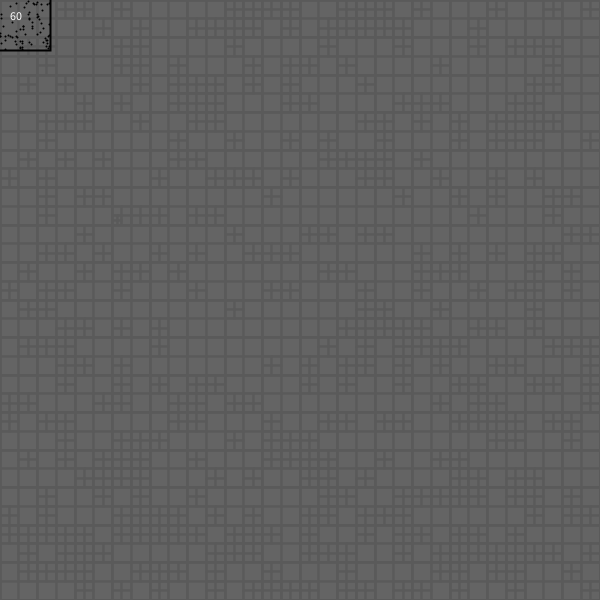
Frame 1 (no input)
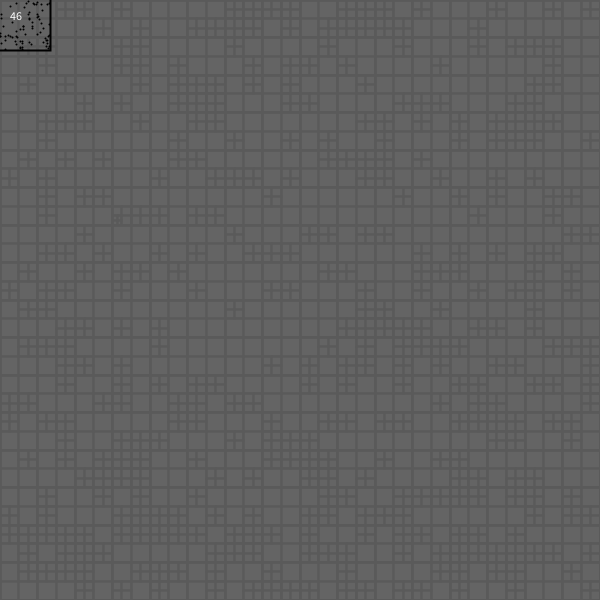
Frame 60 (the mouse pressed at the canvas centre just before this capture)
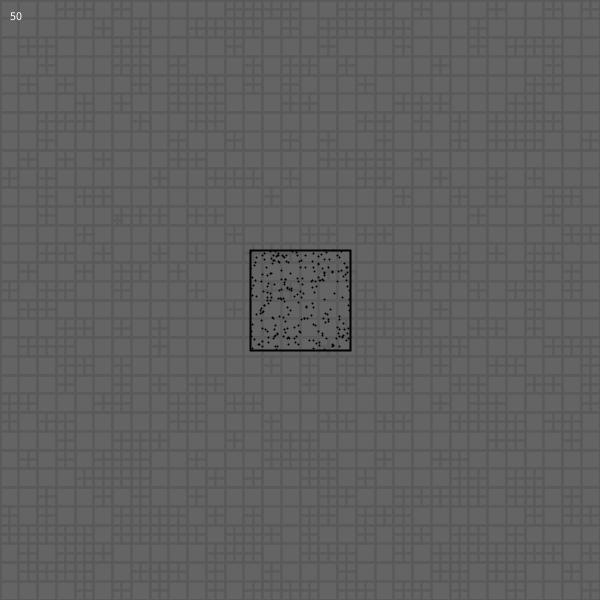
Frame 120 (the mouse held since frame 60 and released just before this capture)

The Processing sketch that drew these frames (run headless with seeded random() and noise(); from frame 60 on, the mouse is pressed at the canvas centre):

// Processing sketch: Main
// ── Main.pde
QuadTree qTree;
ArrayList<Point> pnts = new ArrayList<Point>();
Rect search = new Rect(0, 0, 50, 50);

void setup() {
  size(600, 600);
  strokeWeight(2);
  Rect boundary = new Rect(width / 2, height / 2, width / 2, height / 2);
  qTree = new QuadTree(boundary, 10);
  for(int i = 0; i < 10000; i++) {
    qTree.insert(new Point(random(width), random(height)));
  }
  rectMode(RADIUS);
  noFill();
}

ArrayList<Point> withinSearch = new ArrayList<Point>();

void draw() {
  background(100);
  search.x = mouseX; search.y = mouseY;
  withinSearch = qTree.query(search);
  stroke(90);
  qTree.show();
  stroke(0);
  search.show();
  stroke(0, 100, 0);
  int s = withinSearch.size();
  for(int i = 0; i < s; i++) {
    Point cur = withinSearch.get(i);
    cur.show();
  }
  text(int(frameRate), 10, 20);
}

void mousePressed() {
  if(mouseButton == LEFT) {
    Point newPoint = new Point(mouseX, mouseY);
    qTree.insert(newPoint);
    pnts.add(newPoint);
  }
}

// ── Point.pde
class Point {
  float x, y;
  Point(float x, float y) {
    this.x = x;
    this.y = y;
  }
  
  void show() {
    push();
    stroke(0);
    translate(x, y);
    point(0, 0);
    pop();
  }
}

// ── QuadTree.pde
class QuadTree {
  int capacity;
  ArrayList<Point> points;
  Rect bounds;
  QuadTree TL, TR, BL, BR;
  boolean divided = false;

  QuadTree(Rect boundary, int capacity) {
    this.bounds = boundary;
    this.capacity = capacity;
    this.points = new ArrayList<Point>();
  }

  void show() {
    bounds.show();
    if (divided) {
      TL.show();
      TR.show();
      BL.show();
      BR.show();
    }
  }

  void subdivide() {
    float x = this.bounds.x, y = this.bounds.y, w = this.bounds.w, h = this.bounds.h;
    Rect TLb = new Rect(x - w / 2, y - h / 2, w / 2, h / 2);
    TL = new QuadTree(TLb, capacity);
    Rect TRb = new Rect(x + w / 2, y - h / 2, w / 2, h / 2);
    TR = new QuadTree(TRb, capacity);
    Rect BLb = new Rect(x - w / 2, y + h / 2, w / 2, h / 2);
    BL = new QuadTree(BLb, capacity);
    Rect BRb = new Rect(x + w / 2, y + h / 2, w / 2, h / 2);
    BR = new QuadTree(BRb, capacity);
    divided = true;
  }

  ArrayList<Point> query(Rect range) {
    if (!bounds.intersects(range)) {
      return null;
    }
    ArrayList<Point> found = new ArrayList<Point>();
    if (divided) {
      TL.query(range, found);
      TR.query(range, found);
      BL.query(range, found);
      BR.query(range, found);
    } else {
      for (int i = 0; i < points.size(); i++) {
        Point p = points.get(i);
        if (range.contains(p)) {
          found.add(p);
        }
      }
    }
    return found;
  }
  ArrayList<Point> query(Rect range, ArrayList<Point> found) {
    if (!bounds.intersects(range)) {
      return null;
    } else {
      if (divided) {
        TL.query(range, found);
        TR.query(range, found);
        BL.query(range, found);
        BR.query(range, found);
      } else {
        for (int i = 0; i < points.size(); i++) {
          Point p = points.get(i);
          if (range.contains(p)) {
            found.add(p);
          }
        }
      }
    }
    return found;
  }

  boolean insert(Point newPoint) {
    if (!bounds.contains(newPoint)) {
      return false;
    }

    if (divided) {
      if (TL.insert(newPoint)) {
        return true;
      } else if (TR.insert(newPoint)) {
        return true;
      } else if (BL.insert(newPoint)) {
        return true;
      } else if (BR.insert(newPoint)) {
        return true;
      }
    } else {
      points.add(newPoint);
      if (points.size() > capacity) {
        subdivide();
        for (int i = 0; i < points.size(); i++) {
          Point pnt = points.get(i);
          if (TL.insert(pnt)) {
            continue;
          } else if (TR.insert(pnt)) {
            continue;
          } else if (BL.insert(pnt)) {
            continue;
          } else if (BR.insert(pnt)) {
            continue;
          }
        }
        points.clear();
        return true;
      }
    }
    return false;
  }
}

class Rect {
  float x, y, w, h;
  Rect(float x, float y, float w, float h) {
    this.x = x;
    this.y = y;
    this.w = w;
    this.h = h;
  }

  void show() {
    pushMatrix();
    translate(x, y);
    rect(0, 0, w, h);
    popMatrix();
  }

  boolean contains(Point p) {
    return !(abs(p.x - x) > w ||
      abs(p.y - y) > h);
  }

  boolean intersects(Rect r) {
    return !(abs(x - r.x) > w + r.w ||
      abs(y - r.y) > h + r.h);
  }
}
